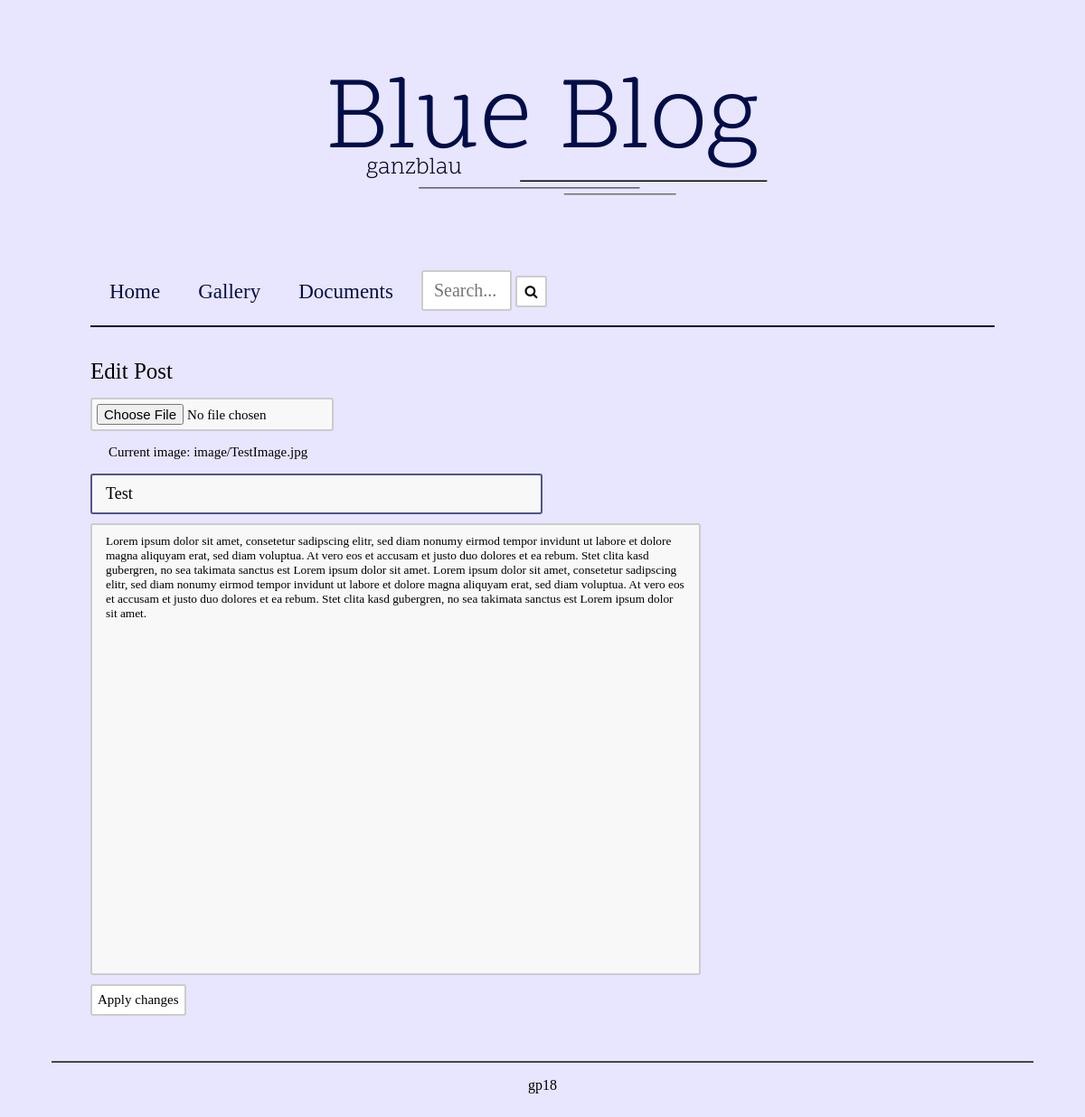
The app's page /post/editPost/2 with its own data.
### main/models.py (models this page shows, shortened)
class Post(models.Model):
    author = models.ForeignKey('auth.User', on_delete=models.CASCADE)
    title = models.CharField(max_length=200)
    text = models.TextField()
    created_date = models.DateTimeField(default=timezone.now)
    published_date = models.DateTimeField(blank=True, null=True)
    image = models.ImageField(upload_to='image/', blank=True, null=True)

### main/views.py (the view)
# urls.py: path(r'post/editPost/<int:pk>', views.editPost, name='editPost'),
def editPost(request, pk):
    post = get_object_or_404(Post, pk=pk)
    return render(request, 'blog/editpost.html', {'post': post})

### main/templates/blog/editpost.html (shortened to what this page needs)
{% extends 'blog/base.html' %}
{% block content %}
    <div class="row">
        <div class="column-75">
            <div class="text-1">Edit Post</div>
                <form action="{% url 'applyPostChanges' pk=post.pk %}" method="post" enctype="multipart/form-data">
                    <input class="picture-upload" type="file" name="post-picture" accept="image/* value=""">
                    <p class="text-info">Current image: {{ post.image }}</p>
                    <textarea class="textarea-title" name="post-title" placeholder="Title">{{ post.title }}</textarea>
                    <textarea class="form-text" name="post-text" placeholder="Text">{{ post.text }}</textarea>
                    <button class="form-button" type="submit">Apply changes</button>
                </form>
            </div>
        </div>
    </div>
{% endblock %}

### static/css/blog.css (style rules this page uses)
* { box-sizing: border-box; font-family: "Times New Roman"; }
body { background: #e8e5ff; font-family: "Times New Roman"; margin-top: 0; }
.text-info { font-size: 15px; padding: 0 0 0 20px; }
.textarea-title { float: left; width: 80%; display: block; max-width: 500px; height: 45px; padding: 10px 15px; margin-bottom: 10px; margin-right: auto; font-size: 18px; box-sizing: border-box; border: 2px solid #ccc; border-radius: 3px; background-color: #f8f8f8; resize: none; }
.input-title:focus, .form-text:focus, .textarea-title { border: 2px solid #4d568e; outline: none; }
.form-text { width: 90%; overflow: auto; display: block; min-height: 500px; padding: 10px 15px; margin: 0 0 10px 0; border: 2px solid #ccc; border-radius: 3px; background-color: #f8f8f8; resize: none; }
.picture-upload { display: block; padding: 5px; margin: 0 0 10px 0; height: auto; width: auto; font-size: 15px; border: 2px solid #ccc; border-radius: 3px; text-decoration: none; text-align: center; background-color: #f8f8f8; }
.text-1 { font-size: 25px; margin: 0 0 15px 0; display: block; }
.row:after { content: ""; display: table; clear: both; }
.column-75 { float: left; width: 75%; min-height: 100px; }
.form-button { height: 35px; display: block; float: left; width: auto; font-size: 15px; border: 2px solid #ccc; border-radius: 3px; text-decoration: none; text-align: center; background-color: white; }

### records on screen
Post: image "image/TestImage.jpg", post-title "Test", post-text "Lorem ipsum dolor sit amet, consetetur sadipscing elitr, sed diam nonumy eirmod tempor invidunt ut labore et dolore magna aliquyam erat, sed diam voluptua. At vero eos et accusam et justo duo dolores et ea rebum. Stet clita kasd gubergren, no sea takimata sanctus est Lorem ipsum dolor sit amet. Lorem ipsum dolor sit amet, consetetur sadipscing elitr, sed diam nonumy eirmod tempor invidunt ut labore et dolore magna aliquyam erat, sed diam voluptua. At vero eos et accusam et justo duo dolores et ea rebum. Stet clita kasd gubergren, no sea takimata sanctus est Lorem ipsum dolor sit amet."
